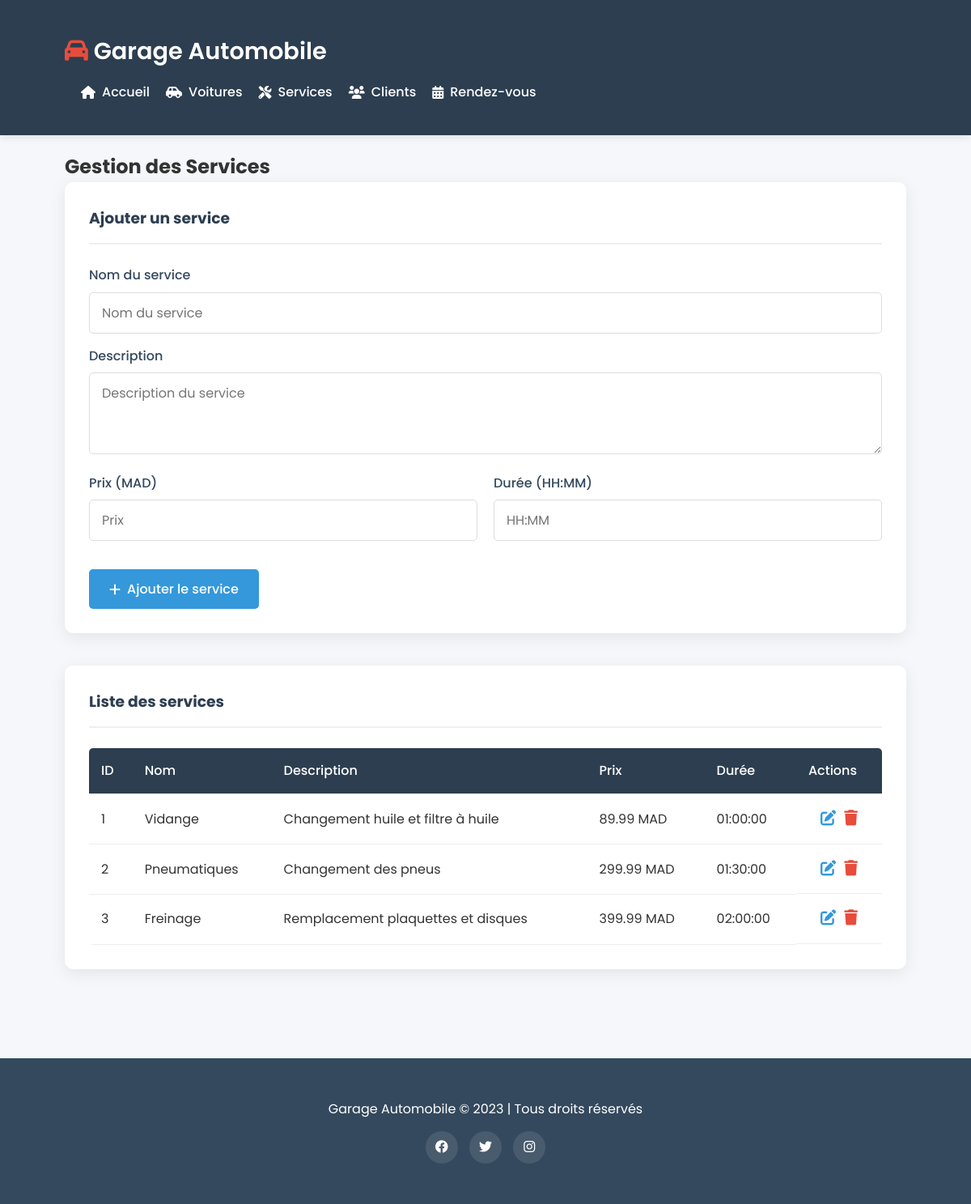
/services.php, run on the app's committed database.
### tables this page shows
CREATE TABLE services (
    id INT AUTO_INCREMENT PRIMARY KEY,
    nom VARCHAR(100) NOT NULL,
    description TEXT,
    prix DECIMAL(7,2) NOT NULL,
    duree TIME NOT NULL
);

### web/services.php (the view, shortened to what this page needs)
<?php
include 'includes/db.php';
include 'includes/header.php';
$stmt = $pdo->query("SELECT * FROM services");
$services = $stmt->fetchAll();
?>
<section id="services">
    <h2>Gestion des Services</h2>
    <div class="form-container">
        <h3>Ajouter un service</h3>
        <form method="POST">
            <div class="form-group">
                <label>Nom du service</label>
                <input type="text" name="nom" placeholder="Nom du service" required>
            </div>
            <div class="form-group">
                <label>Description</label>
                <textarea name="description" placeholder="Description du service" rows="3"></textarea>
            </div>
            <div class="form-row">
                <div class="form-group">
                    <label>Prix (MAD)</label>
                    <input type="number" step="0.01" name="prix" placeholder="Prix" required>
                </div>
                <div class="form-group">
                    <label>Durée (HH:MM)</label>
                    <input type="text" name="duree" placeholder="HH:MM" pattern="[0-9]{1,2}:[0-5][0-9]" required>
                </div>
            </div>
            <button type="submit" name="ajouter" class="btn">
                <i class="fas fa-plus"></i> Ajouter le service
            </button>
        </form>
    </div>
    <div class="table-container">
        <h3>Liste des services</h3>
        <?php if ($services): ?>
        <div class="table-responsive">
            <table>
                <thead>
                    <tr>
                        <th>ID</th>
                        <th>Nom</th>
                        <th>Description</th>
                        <th>Prix</th>
                        <th>Durée</th>
                        <th>Actions</th>
                    </tr>
                </thead>
                <tbody>
                    <?php foreach ($services as $service): ?>
                    <tr>
                        <td><?= $service['id'] ?></td>
                        <td><?= $service['nom'] ?></td>
                        <td><?= $service['description'] ?></td>
                        <td><?= number_format($service['prix'], 2) ?> MAD</td>
                        <td><?= $service['duree'] ?></td>
                        <td class="actions">
                            <a href="edit_service.php?id=<?= $service['id'] ?>" class="btn-edit">
                                <i class="fas fa-edit"></i>
                            </a>
                            <a href="delete_service.php?id=<?= $service['id'] ?>" class="btn-delete" onclick="return confirm('Confirmer la suppression?')">
                                <i class="fas fa-trash"></i>
                            </a>
                        </td>
                    </tr>
                    <?php endforeach; ?>
                </tbody>
            </table>
        </div>
        <?php else: ?>
            <p>Aucun service enregistré.</p>
        <?php endif; ?>
    </div>
</section>
<?php include 'includes/footer.php'; ?>

### web/assets/css/style.css (style rules this page uses)
:root { --primary: #2c3e50; --secondary: #3498db; --accent: #e74c3c; --light: #ecf0f1; --dark: #34495e; --success: #2ecc71; --warning: #f39c12; --danger: #e74c3c; --light-gray: #f5f7fa; --text: #333; }
* { margin: 0; padding: 0; box-sizing: border-box; font-family: 'Poppins', sans-serif; }
body { background-color: var(--light-gray); color: var(--text); line-height: 1.6; }
.btn { background: var(--secondary); color: white; border: none; padding: 12px 25px; border-radius: 5px; cursor: pointer; font-size: 16px; font-weight: 500; transition: all 0.3s; display: inline-flex; align-items: center; gap: 8px; text-decoration: none; }
.btn-edit { color: var(--secondary); text-decoration: none; font-size: 1.2rem; margin-right: 10px; }
.btn-delete { color: var(--danger); text-decoration: none; font-size: 1.2rem; }
.form-container, .table-container { background: white; padding: 30px; border-radius: 10px; box-shadow: 0 5px 20px rgba(0,0,0,0.08); margin-bottom: 40px; }
.form-container h3, .table-container h3 { margin-bottom: 25px; padding-bottom: 15px; border-bottom: 2px solid var(--light); color: var(--primary); }
.form-row { display: flex; gap: 20px; margin-bottom: 20px; }
.form-group { flex: 1; margin-bottom: 15px; }
.form-group label { display: block; margin-bottom: 8px; font-weight: 500; color: var(--dark); }
.form-group input, .form-group textarea, .form-group select { width: 100%; padding: 12px 15px; border: 1px solid #ddd; border-radius: 5px; font-size: 16px; transition: all 0.3s; }
table { width: 100%; border-collapse: collapse; background: white; box-shadow: 0 3px 10px rgba(0,0,0,0.05); border-radius: 5px; overflow: hidden; }
th, td { padding: 15px; text-align: left; border-bottom: 1px solid #eee; }
th { background: var(--primary); color: white; font-weight: 500; }
.actions { display: flex; justify-content: center; }
.table-responsive { overflow-x: auto; }

### data on the page
services: id "1", nom "Vidange", description "Changement huile et filtre à huile", prix "89.99", duree "01:00:00"
services: id "2", nom "Pneumatiques", description "Changement des pneus", prix "299.99", duree "01:30:00"
services: id "3", nom "Freinage", description "Remplacement plaquettes et disques", prix "399.99", duree "02:00:00"
